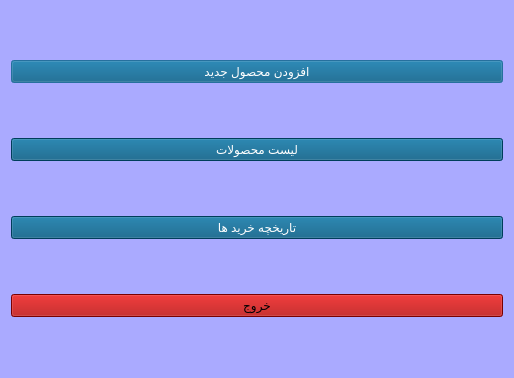
<?xml version="1.0" encoding="UTF-8"?>
<ui version="4.0">
 <class>custumer_menu</class>
 <widget class="QDialog" name="custumer_menu">
  <property name="geometry">
   <rect>
    <x>0</x>
    <y>0</y>
    <width>514</width>
    <height>378</height>
   </rect>
  </property>
  <property name="windowTitle">
   <string>Dialog</string>
  </property>
  <property name="styleSheet">
   <string notr="true">background-color: rgb(170, 170, 255);</string>
  </property>
  <layout class="QVBoxLayout" name="verticalLayout">
   <item>
    <widget class="QPushButton" name="pushButton_2">
     <property name="styleSheet">
      <string notr="true">background-color: rgb(0, 85, 127);
color: rgb(255, 255, 255);</string>
     </property>
     <property name="text">
      <string>افزودن محصول جدید</string>
     </property>
    </widget>
   </item>
   <item>
    <widget class="QPushButton" name="pushButton">
     <property name="styleSheet">
      <string notr="true">background-color: rgb(0, 85, 127);
color: rgb(255, 255, 255);</string>
     </property>
     <property name="text">
      <string>لیست محصولات</string>
     </property>
    </widget>
   </item>
   <item>
    <widget class="QPushButton" name="pushButton_3">
     <property name="styleSheet">
      <string notr="true">background-color: rgb(0, 85, 127);
color: rgb(255, 255, 255);</string>
     </property>
     <property name="text">
      <string>تاریخچه خرید ها</string>
     </property>
    </widget>
   </item>
   <item>
    <widget class="QPushButton" name="pushButton_4">
     <property name="styleSheet">
      <string notr="true">background-color: rgb(170, 0, 0);
color: rgb(0, 0, 0);</string>
     </property>
     <property name="text">
      <string>خروج</string>
     </property>
    </widget>
   </item>
  </layout>
 </widget>
 <resources/>
 <connections/>
</ui>
